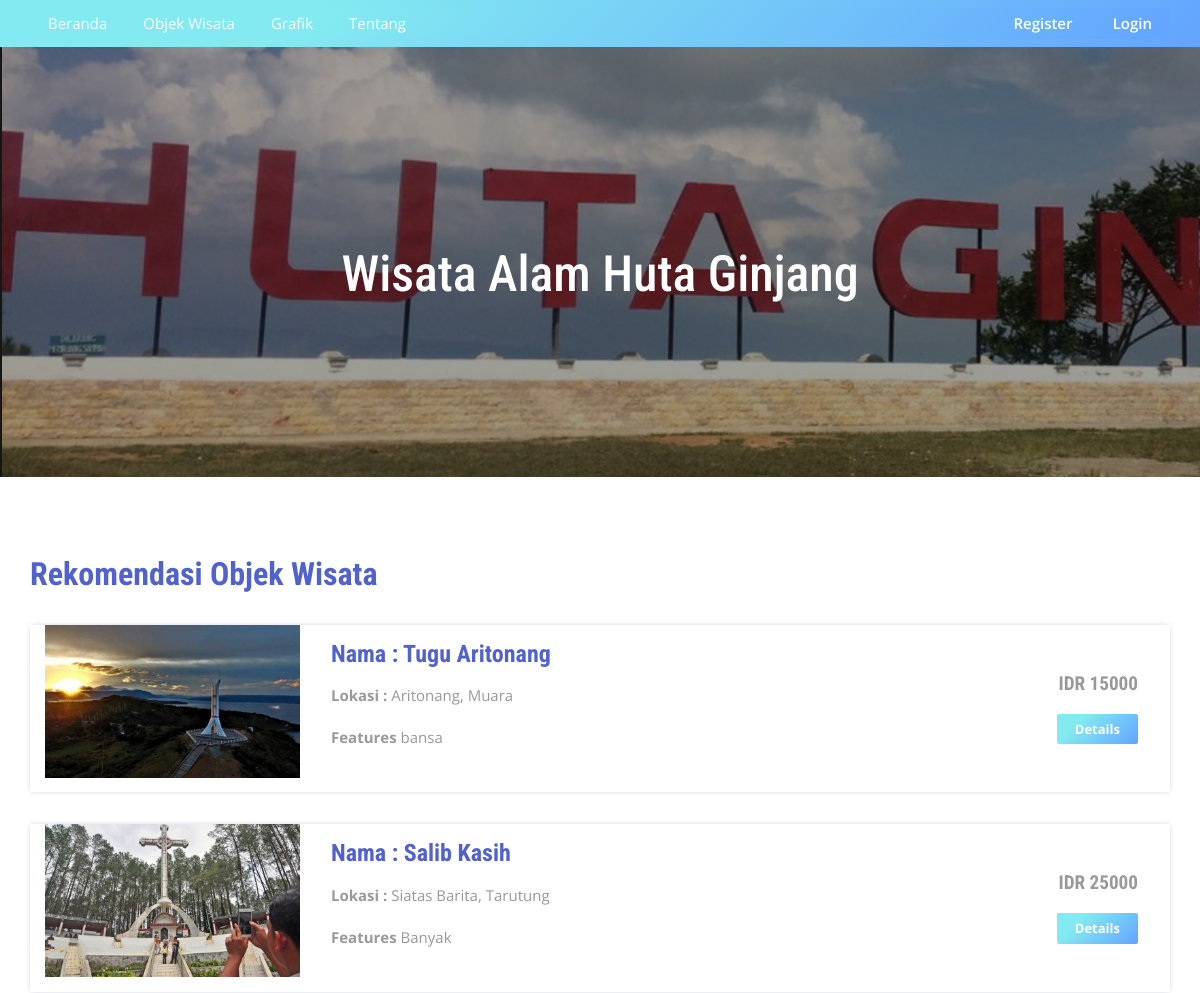
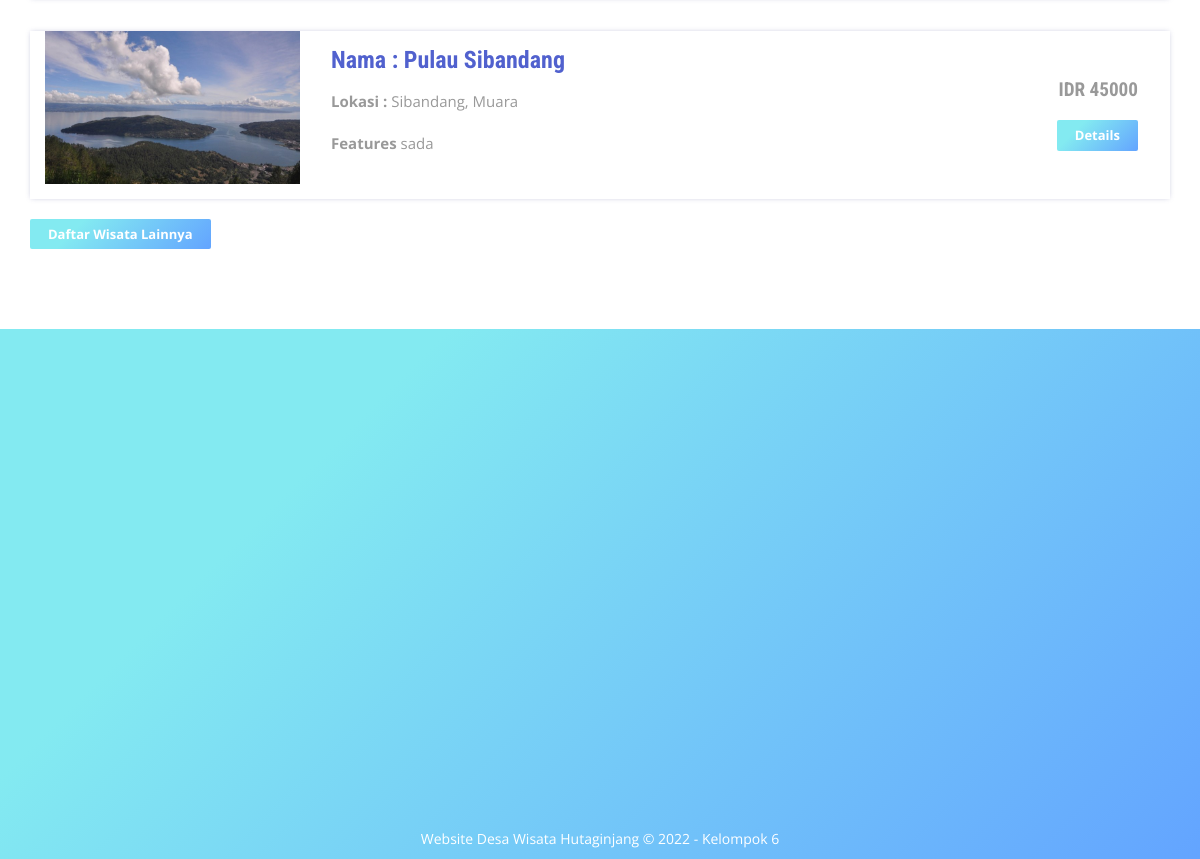
The page / on the database its author committed (2 pictures, top to bottom).
### tables this page shows
CREATE TABLE `tbltourpackages` (
  `PackageId` int(11) NOT NULL,
  `PackageName` varchar(200) DEFAULT NULL,
  `PackageType` varchar(150) DEFAULT NULL,
  `PackageLocation` varchar(100) DEFAULT NULL,
  `PackagePrice` int(11) DEFAULT NULL,
  `PackageFetures` varchar(255) DEFAULT NULL,
  `PackageDetails` mediumtext DEFAULT NULL,
  `PackageImage` varchar(100) DEFAULT NULL,
  `Creationdate` timestamp NULL DEFAULT current_timestamp(),
  `UpdationDate` timestamp NULL DEFAULT NULL ON UPDATE current_timestamp()
);

### index.php (the view, shortened to what this page needs)
<?php
include('includes/config.php');
?>
<!DOCTYPE HTML>
<html>
<head>
	<link href="css/bootstrap.css" rel='stylesheet' type='text/css' />
	<link href="css/style.css" rel='stylesheet' type='text/css' />
	<link href="css/font-awesome.css" rel="stylesheet">
	<link href="css/animate.css" rel="stylesheet" type="text/css" media="all">
</head>
<body>
	<?php include('includes/header.php'); ?>
	<div class="banner">
		<div class="container">
			<h1 class="wow zoomIn animated animated" data-wow-delay=".5s" style="visibility: visible; animation-delay: 0.5s; animation-name: zoomIn;"> Wisata Alam Huta Ginjang
			</h1>
		</div>
	</div>
	<div class="container">
		<div class="holiday">
			<h3>Rekomendasi Objek Wisata</h3>
			<div>
				<?php
				$sql = "SELECT * from tbltourpackages order by rand() limit 3";
				$query = $dbh->prepare($sql);
				$query->execute();
				$results = $query->fetchAll(PDO::FETCH_OBJ);
				if ($query->rowCount() > 0) {
					foreach ($results as $result) {    ?> <div class="rom-btm">
							<div class="col-md-3 room-left wow fadeInLeft animated" data-wow-delay=".5s">
								<img src="admin/pacakgeimages/<?php echo htmlentities($result->PackageImage); ?>" class="img-responsive" alt="">
							</div>
							<div class="col-md-6 room-midle wow fadeInUp animated" data-wow-delay=".5s">
								<h4>Nama : <?php echo htmlentities($result->PackageName); ?></h4>
								<p><b>Lokasi :</b> <?php echo htmlentities($result->PackageLocation); ?></p>
								<p><b>Features</b> <?php echo htmlentities($result->PackageFetures); ?></p>
							</div>
							<div class="col-md-3 room-right wow fadeInRight animated" data-wow-delay=".5s">
								<h5>IDR <?php echo htmlentities($result->PackagePrice); ?></h5>
								<a href="package-details.php?pkgid=<?php echo htmlentities($result->PackageId); ?>" class="view">Details</a>
							</div>
							<div class="clearfix"></div>
						</div>
				<?php }
				} ?>
			</div>
			<div><a href="package-list.php" class="view">Daftar Wisata Lainnya</a></div>
		</div>
	</div>
	<?php include('includes/footer.php'); ?>
</body>
</html>

### includes/header.php (shortened to what this page needs)
<?php
if ($_SESSION['login']) { ?>
	<div class="footer-btm wow fadeInLeft animated" data-wow-delay=".5s">
		<div class="container">
			<div class="navigation">
				<nav class="navbar navbar-default">
					<div class="navbar-header">
						<button type="button" class="navbar-toggle collapsed" data-toggle="collapse" data-target="#bs-example-navbar-collapse-1">
							<span class="sr-only">Toggle navigation</span>
							<span class="icon-bar"></span>
							<span class="icon-bar"></span>
							<span class="icon-bar"></span>
						</button>
					</div>
					<div class="collapse navbar-collapse nav-wil" id="bs-example-navbar-collapse-1">
						<nav class="cl-effect-1">
							<ul class="nav navbar-nav">
								<li><a href="index.php">Beranda</a></li>
								<li><a href="package-list.php">Objek Wisata</a></li>
								<li><a href="graphic.php">Grafik</a></li>
								<li><a href="aboutus.php">Tentang</a></li>
								<li class="prnt"><a href="history.php">Histori Pesanan</a></li>
								<li class="prnt"><a href="profile.php">Profil Saya</a></li>
								<li class="prnt"><a href="change-password.php">Ubah Password</a></li>
								<?php if ($_SESSION['login']) { ?>
									<ul class="tp-hd-rgt wow fadeInRight animated" data-wow-delay=".5s">
										<li>
										<li class="tol">Hallo </li>
										<li class="sig"><?php echo htmlentities($_SESSION['login']['email']); ?></li>
										</li>
									</ul>
								<?php } else { ?>
								<?php
								} ?>
								<div class="clearfix"></div>
							</ul>
							<ul class="tp-hd-rgt wow fadeInRight animated" data-wow-delay=".5s">
								<li class="sigi"><a href="logout.php">Logout</a></li>
							</ul>
						</nav>
					</div>
				</nav>
			</div>
			<div class="clearfix"></div>
		</div>
	</div>
<?php } else { ?>
	<div class="footer-btm wow fadeInLeft animated" data-wow-delay=".5s">
		<div class="container">
			<div class="navigation">
				<nav class="navbar navbar-default">
					<div class="collapse navbar-collapse nav-wil" id="bs-example-navbar-collapse-1">
						<nav class="cl-effect-1">
							<ul class="nav navbar-nav">
								<li><a href="index.php">Beranda</a></li>
								<li><a href="package-list.php">Objek Wisata</a></li>
								<li><a href="graphic.php">Grafik</a></li>
								<li><a href="aboutus.php">Tentang</a></li>
							</ul>
							<ul class="tp-hd-rgt wow fadeInRight animated" data-wow-delay=".5s">
								<li type="button" class="sigi"><a href="#" data-toggle="modal" data-target="#myModal">Register</a></li>
								<li type="button" class="sigi"><a href="#" data-toggle="modal" data-target="#myModal4">Login</a></li>
							</ul>
						</nav>
					</div>
				</nav>
			</div>
		</div>
	</div>
<?php } ?>

### includes/footer.php (shortened to what this page needs)
<div class="copy-right">
	<div class="container">
		<iframe src="https://www.google.com/maps/embed?pb=!1m18!1m12!1m3!1d31892.495324894902!2d98.9575078672544!3d2.315046942014403!2m3!1f0!2f0!3f0!3m2!1i1024!2i768!4f13.1!3m3!1m2!1s0x302e1b023a996c47%3A0x9c5750426f12a369!2sHuta%20Ginjang%2C%20Kec.%20Muara%2C%20Kabupaten%20Tapanuli%20Utara%2C%20Sumatera%20Utara!5e0!3m2!1sid!2sid!4v1652577050853!5m2!1sid!2sid" width="450" height="450" style="border:0;" allowfullscreen="" loading="lazy"></iframe>
		<br>
		<br>
			<p class="wow zoomIn animated animated" data-wow-delay=".5s" style="visibility: visible; animation-delay: 0.5s; animation-name: zoomIn;">Website Desa Wisata Hutaginjang © 2022 - Kelompok 6 </p>
		</div>
</div>

### css/style.css (style rules this page uses)
html, body { font-size: 100%; background: #fff; font-family: 'Open Sans', sans-serif; }
body a,.grid_1,plan_1,plan_1.one,plan_1.two,i.icon1, i.icon2, i.icon3, i.icon4, i.icon5, i.icon6 { transition:0.5s all; -webkit-transition:0.5s all; -moz-transition:0.5s all; -o-transition:0.5s all; -ms-transition:0.5s all; }
h1,h2,h3,h4,h5,h6 { margin:0; font-family: 'Roboto Condensed', sans-serif; }
p { margin:0; }
ul { margin:0; padding:0; }
ul.tp-hd-rgt { float:right; }
ul.tp-hd-rgt li { display: inline-block; font-size: 13px; font-weight: 600; color:#fff; }
ul.tp-hd-rgt a { font-size: 13px; font-weight: 600; color:#fff; }
.banner { background: url(../images/hutaginjang.jpg)no-repeat; background-size: cover; -webkit-background-size: cover; -o-background-size: cover; -ms-background-size: cover; -moz-background-size: cover; min-height: 430px; }
.banner h1 { font-size: 50px; margin-bottom: 40px; padding: 4em 0 0; text-align: center; color: #ffffff; }
.holiday { padding: 5em 0; }
.holiday h3 { font-size: 2em; font-weight: 700; color: #5161ce; }
.holiday p { font-size: 1.2em; line-height: 1.8em; margin: 1em 0; color: #999; }
.footer-btm li { display: inline-block; margin: 0 10px; font-size: 14px; color: #fff; }
.footer-btm li a { font-size: 15px; color: #fff; display: inline-block; padding: 5px 8px; }
.footer-btm { background-color: #63a4ff; background-image: linear-gradient(315deg, #63a4ff 0%, #83eaf1 74%); text-align: center; padding: 0.5em 0; text-align:center; }
.copy-right p { color:#fff; font-size:14px; line-height: 1.8em; }
.copy-right { background-color: #63a4ff; background-image: linear-gradient(315deg, #63a4ff 0%, #83eaf1 74%); text-align: center; padding: 0.5em 0; }
a.view { padding: 6px 18px; font-weight: 700; color: #fff; background-color: #63a4ff; background-image: linear-gradient(315deg, #63a4ff 0%, #83eaf1 74%); border: 0; font-size: 13px; border-radius: 2px; -webkit-transition: all .2s; -moz-transition: all .2s; transition: all .2s; margin-top: 20px; display: inline-block; }
.rom-btm { margin-top: 2em; box-shadow: 0px 0px 5px -1px rgba(92, 94, 158, 0.37); }
.rom-btm h4 { font-size: 1.5em; font-weight: 700; color: #5161ce; }
.rom-btm p { font-size: 15px; color: #999; }
.room-right { text-align: right; padding: 3em 2em; }
.room-midle { padding: 1em; }
.rom-btm h5 { font-size: 1.2em; font-weight: 700; color: #999; }
.navbar-default { background-color: #63a4ff; background-image: linear-gradient(315deg, #63a4ff 0%, #83eaf1 74%); text-align: center; }
.navbar { min-height: 0px !important; margin-bottom:0px !important; border-radius:0px !important; border: none !important; }
ul.nav.navbar-nav li a { font-size: 15px ; color: #fff; display: inline-block; padding: 5px 8px; }
.navbar-collapse { padding-right: 0px !important; padding-left: 0px !important; }

### rows shown on the page
tbltourpackages: PackageImage (picture), PackageName "Tugu Aritonang", PackageLocation "Aritonang, Muara", PackageFetures "bansa", PackagePrice "15000"
tbltourpackages: PackageImage (picture), PackageName "Salib Kasih", PackageLocation "Siatas Barita, Tarutung", PackageFetures "Banyak", PackagePrice "25000"
tbltourpackages: PackageImage (picture), PackageName "Pulau Sibandang", PackageLocation "Sibandang, Muara", PackageFetures "sada", PackagePrice "45000"
